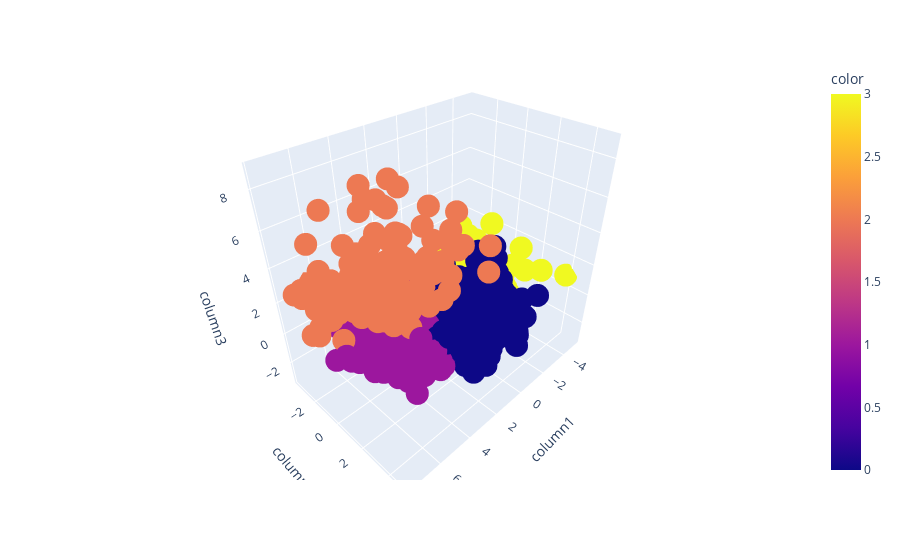

Notebook code cell kept with this figure:
### Code cell
px.scatter_3d(
    data_frame =  reduced_data, x= 'column1', y= 'column2', z= 'column3', color= preds
)

### Figure 1 — Plotly figure (JSON) as saved in the notebook; plotly's stock layout.template omitted (floating-point values rounded to 4 significant figures; data arrays with more than 128 entries replaced by an {"elided": "..."} marker saying what was removed)
{"data": [{"hovertemplate": "column1=%{x}<br>column2=%{y}<br>column3=%{z}<br>color=%{marker.color}<extra></extra>", "legendgroup": "", "marker": {"color": {"elided": "2216 int values"}, "coloraxis": "coloraxis", "symbol": "circle"}, "mode": "markers", "name": "", "scene": "scene", "showlegend": false, "type": "scatter3d", "x": {"elided": "2216 float values"}, "y": {"elided": "2216 float values"}, "z": {"elided": "2216 float values"}}], "layout": {"coloraxis": {"colorbar": {"title": {"text": "color"}}, "colorscale": [[0, "#0d0887"], [0.1111, "#46039f"], [0.2222, "#7201a8"], [0.3333, "#9c179e"], [0.4444, "#bd3786"], [0.5556, "#d8576b"], [0.6667, "#ed7953"], [0.7778, "#fb9f3a"], [0.8889, "#fdca26"], [1, "#f0f921"]]}, "legend": {"tracegroupgap": 0}, "margin": {"t": 60}, "scene": {"domain": {"x": [0, 1], "y": [0, 1]}, "xaxis": {"title": {"text": "column1"}}, "yaxis": {"title": {"text": "column2"}}, "zaxis": {"title": {"text": "column3"}}}}}
